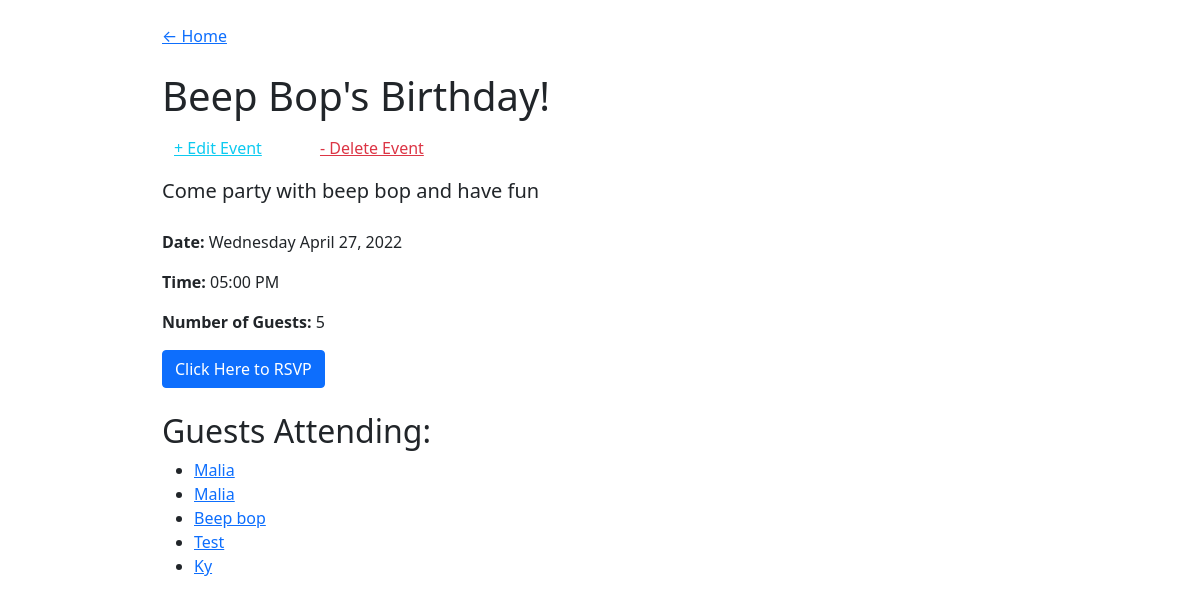
Screenshot of /event/1 with the database file from the repository.
### events_app/models.py (models this page shows)
class Event(db.Model):
    id = db.Column(db.Integer, primary_key=True)
    title = db.Column(db.String(80), nullable=False)
    description = db.Column(db.String(80), nullable=False)
    date_and_time = db.Column(db.DateTime(timezone=True))
    guests = db.relationship('Guest', secondary = 'guest_events', back_populates="events_attending")
    created_by = db.relationship('Guest', secondary= 'events_created', back_populates="events_hosting")
    event_type = db.Column(db.Enum(EventType), default=EventType.MISC)

class Guest(db.Model):
    id = db.Column(db.Integer, primary_key=True)
    name = db.Column(db.String(80), nullable=False)
    email = db.Column(db.String(80), nullable=False, unique=True)
    phone = db.Column(db.Integer, nullable=False, unique=True)
    events_attending = db.relationship('Event', secondary='guest_events', back_populates="guests")
    events_hosting = db.relationship('Event', secondary='events_created', back_populates="created_by")

### events_app/routes.py (the view)
@main.route('/event/<event_id>', defaults={'error': None})
@main.route('/event/<event_id>/<error>', methods=['GET'])
def event_detail(event_id, error):
    event = Event.query.filter_by(id=event_id).one()
    print(f'error: {error}')
    return render_template('event_detail.html', event=event, error=error)

### events_app/templates/event_detail.html (shortened to what this page needs)
{% extends 'base.html' %}
{% block content %}
<a href="/">← Home</a>
<div id="content-container">
<h1 class="pt-4">{{event.title}}</h1>
<div class="container py-2">
    <div class="row justify-content-start">
        <div class="col-2">
            <a href="/event/{{event.id}}/edit" class="text-info">+ Edit Event</a>
        </div>
        <div class="col-2">
            <a href="/event/{{event.id}}/delete" class="text-danger">- Delete Event</a>
        </div>
    </div>
</div>
<p class="py-2" id="event_desc">{{event.description}}</p>
<p><strong>Date:</strong> {{event.date_and_time.strftime('%A %B %d, %Y')}}</p>
<p><strong>Time:</strong> {{event.date_and_time.strftime('%I:%M %p')}}</p>
<p><strong>Number of Guests:</strong> {{event.guests|length}}</p>
<button type="button" class="btn btn-primary" data-bs-toggle="modal" data-bs-target="#RSVPModal">
    Click Here to RSVP
</button>
<h2 class="pt-4">Guests Attending:</h2>
<ul>
    {% for guest in event.guests %}
        <li><a href="/guest/{{ guest.id }}">{{guest.name}}</a></li>
    {% endfor %}
</ul>
</div>
{% endblock %}

### events_app/static/style.css (style rules this page uses)
body { display: flex; justify-content: center; }
#event_desc { font-size: 20px; }
html, body { height: 100%; width: 100%; margin: 0; }

### rows the page displays
Event: title "Beep Bop's Birthday!", description "Come party with beep bop and have fun", date_and_time "Wednesday April 27, 2022", date_and_time "05:00 PM"
Guest: name "Malia"
Guest: name "Malia"
Guest: name "Beep bop"
Guest: name "Test"
Guest: name "Ky"

### other values shown
{{ event.guests|length }} "5"
